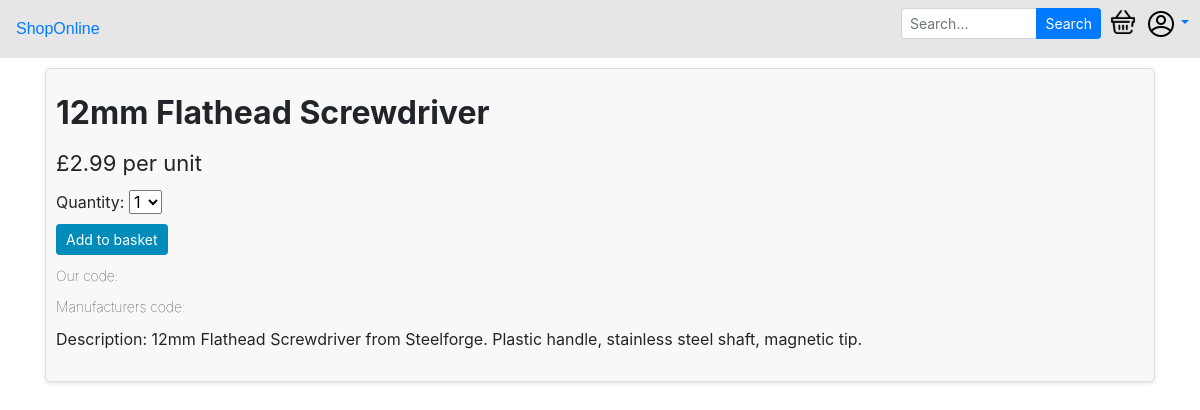
Screenshot of /store/1/ with the database file from the repository.
### storeapp/models.py (models this page shows, shortened)
class Product(models.Model):
    name = models.CharField(max_length=255)
    description = models.CharField(max_length=255)
    cost = models.FloatField()
    category = models.ForeignKey(Category, null=True, on_delete=models.SET_NULL)

### storeapp/views.py (the view)
# urls.py: path('<int:pid>/', views.product, name='product'), #View a specific product
def product(request, pid):
    context = {}
    try:
        context["product"] = Product.objects.get(id=pid)
    except:
        pass
    return render(request, 'storeapp/product.html', context)

### storeapp/templates/storeapp/product.html (shortened to what this page needs)
{% extends 'base.html' %}
{% block content %}
<div class="container">
{% if product %}
    <div class="top container product-view-container">
        <div class="row">
            <span class="loud">{{product.name}}</span>
    </div>
    <div class="row">
        <span class="semi-loud">£{{product.cost}} per unit</span>
    </div>
    <div class="row">
        <span>Quantity:
        <select id="qty-select">
            <option value="1">1</option>
        </select>
    </div>
    <div class="row">
        <button class="add-to-basket-button" type="submit">Add to basket</button>
    </div>
    <div class="row quiet">
        <span>Our code: </span>
    </div>
    <div class="row quiet">
        <span>Manufacturers code: </span>
    </div>
    <div class="row">
        <span class="">Description: {{product.description}}</span>
     </div>
    </div>
{% else %}
    <div class="top container error-container centered">
        <span>Could not find product.</span>
    </div>
{% endif %}
</div>
{% endblock content %}

### static/css/styles.css (style rules this page uses)
body { font-family: 'Montserrat', sans-serif; justify-content: center; text-align: center; background-color: white; color: black; margin: 0; padding: 0; width: 100%; }
span .loud, .loud { font-size: 32px; font-weight: bold; text-align: center; display: block; }
span .semi-loud, .semi-loud { font-size: 22px; font-weight: normal; text-align: center; display: block; }
span .quiet, .quiet { font-size: 14px; font-weight: lighter; text-align: center; display: block; }
.top { margin-top: 10px; margin-bottom: 5px; }
.container { max-width: 100%; padding: 0px; }
.product-view-container { background-color: #f8f8f8; padding: 20px; border: 1px solid #ddd; border-radius: 5px; box-shadow: 0 2px 4px rgba(0, 0, 0, 0.1); margin-bottom: 5px; }
.product-view-container span { margin-left: 10px; }
.row { margin-bottom: 10px; }
.add-to-basket-button { margin-left: 10px; justify-content: center; text-align: center; background-color: #008CBA; color: #fff; font-size: 14px; padding: 5px 10px; border: none; cursor: pointer; border-radius: 4px; }

### rows the page displays
Product: name "12mm Flathead Screwdriver", cost "2.99", description "12mm Flathead Screwdriver from Steelforge. Plastic handle, stainless steel shaft, magnetic tip."
